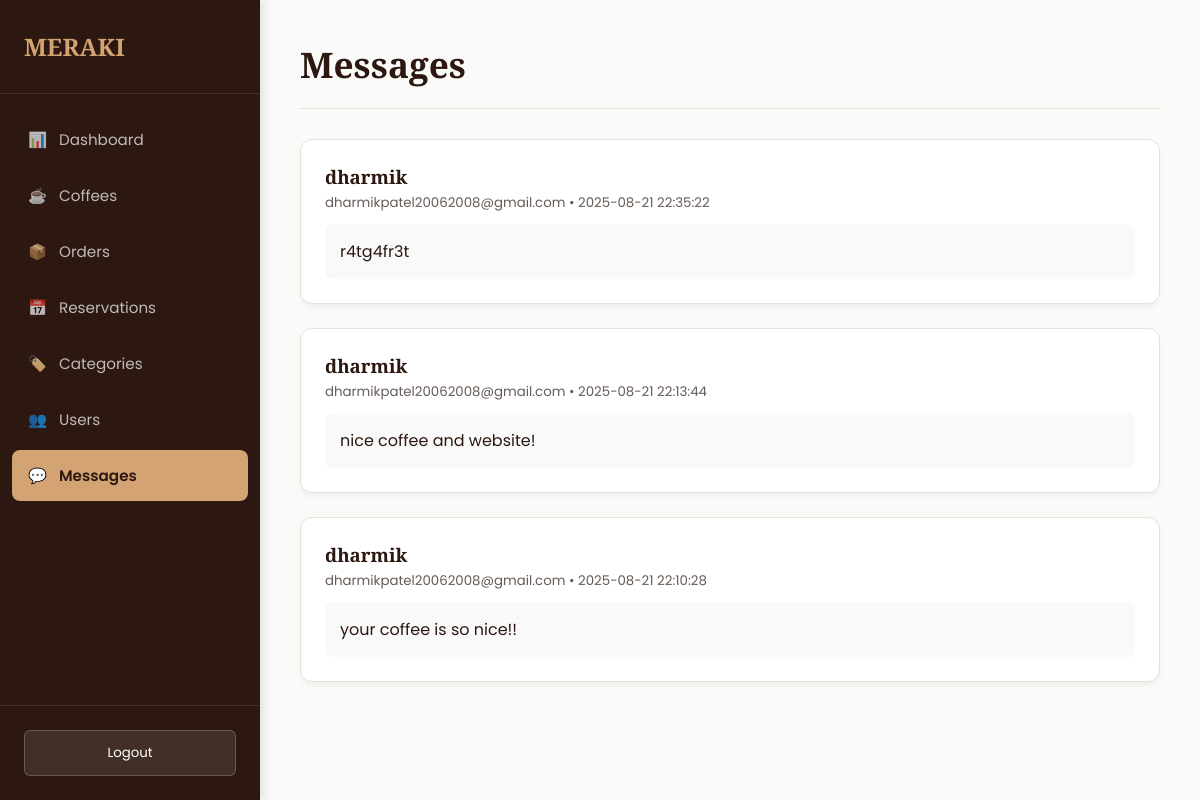
Page /Admin/contact.php (signed in) on the committed database.
### tables this page shows
CREATE TABLE `messages` (
  `id` int(11) NOT NULL,
  `user_id` int(11) DEFAULT NULL,
  `name` varchar(100) NOT NULL,
  `email` varchar(100) NOT NULL,
  `message` text NOT NULL,
  `status` varchar(20) DEFAULT 'unread',
  `created_at` datetime NOT NULL DEFAULT current_timestamp()
);

### Admin/contact.php (the view, shortened to what this page needs)
<?php
$conn = @new mysqli('localhost', 'root', '', 'kapetann');
$msgs = [];
$q = $conn->query("SELECT * FROM messages ORDER BY created_at DESC");
if($q) while($r = $q->fetch_assoc()) $msgs[] = $r;
?>
<!DOCTYPE html>
<html lang="en">
<head>
</head>
<body>
    <?php include 'sidebar.php'; ?>
    <main class="main-content">
        <div class="page-header"><h1>Messages</h1></div>
        <?php foreach($msgs as $m): ?>
        <div class="card">
            <h3><?php echo htmlspecialchars($m['name']); ?></h3>
            <small style="color:var(--text-secondary);"><?php echo $m['email']; ?> • <?php echo $m['created_at']; ?></small>
            <p style="margin-top:10px; background:#f9f9f9; padding:15px; border-radius:8px;">
                <?php echo nl2br(htmlspecialchars($m['message'])); ?>
            </p>
        </div>
        <?php endforeach; ?>
    </main>
</body>
</html>

### Admin/styles.php (style rules this page uses)
:root { --sidebar-bg: #2C1810; --sidebar-hover: #3E2C26; --sidebar-active: #D4A373; --sidebar-text: #F3F0EB; --main-bg: #FAFAF8; --card-bg: #FFFFFF; --text-primary: #2C1810; --text-secondary: #665b56; --accent: #D4A373; --accent-hover: #b08d55; --border: #E5E0D8; --shadow: 0 4px 6px -1px rgba(44, 24, 16, 0.05); --shadow-lg: 0 10px 15px -3px rgba(44, 24, 16, 0.1); --danger: #ef4444; --success: #10b981; }
* { margin: 0; padding: 0; box-sizing: border-box; }
body { font-family: 'Poppins', sans-serif; background: var(--main-bg); color: var(--text-primary); min-height: 100vh; display: flex; }
h1, h2, h3, .brand-font { font-family: 'Playfair Display', serif; }
.main-content { flex: 1; margin-left: 260px; padding: 40px; }
.page-header { margin-bottom: 30px; border-bottom: 1px solid var(--border); padding-bottom: 20px; }
.page-header h1 { font-size: 2.2rem; color: var(--primary); }
.card { background: var(--card-bg); border-radius: 12px; padding: 24px; box-shadow: var(--shadow); border: 1px solid var(--border); margin-bottom: 24px; }

### rows in the picture
messages: name "dharmik", email "dharmikpatel20062008@gmail.com", created_at "2025-08-21 22:35:22", message "r4tg4fr3t"
messages: name "dharmik", email "dharmikpatel20062008@gmail.com", created_at "2025-08-21 22:13:44", message "nice coffee and website!"
messages: name "dharmik", email "dharmikpatel20062008@gmail.com", created_at "2025-08-21 22:10:28", message "your coffee is so nice!!"
